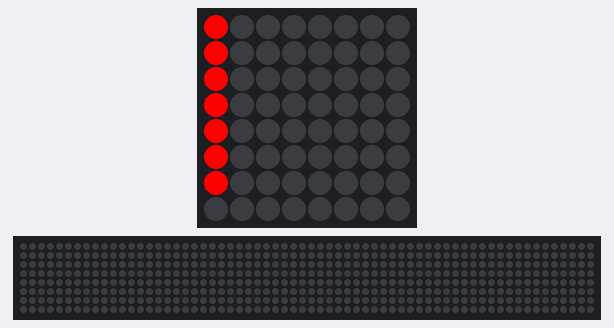
A program run on a simulated Raspberry Pi (BCM pin numbers) with a Sense HAT. Parts: the Sense HAT's 8×8 RGB LED matrix, a strip that is not on the board, showing the scrolling text unrolled. The 64×8 strip is a reading aid, not a part: it shows the text the matrix is scrolling, unrolled, one strip-width of it at a time. At 7.7 s the program stops and its outputs stay as they are.

Above: at 0.17 s.
At 1.07 s:
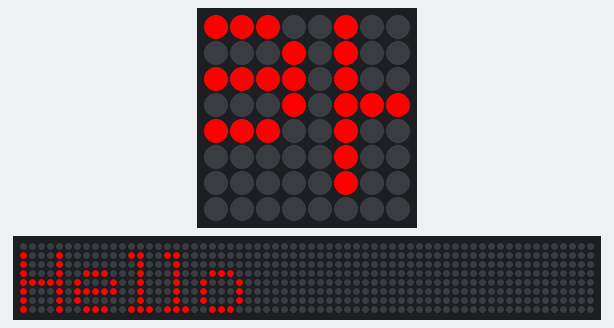
At 1.98 s:
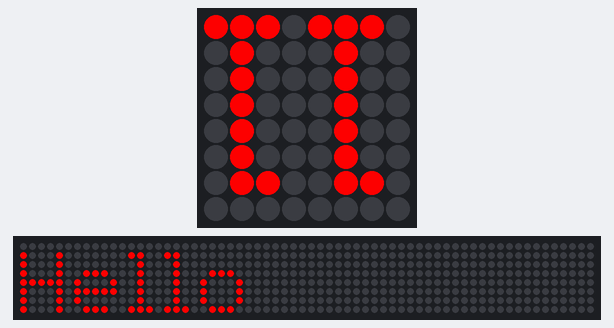
At 3.89 s:
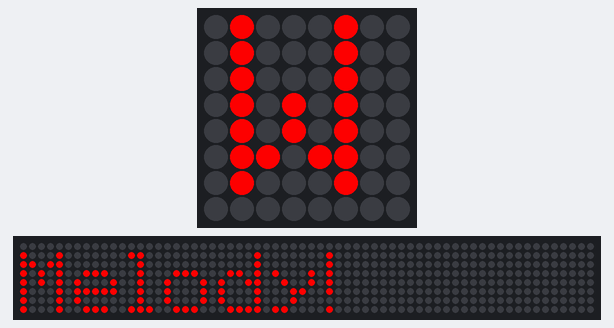
At 5.71 s:
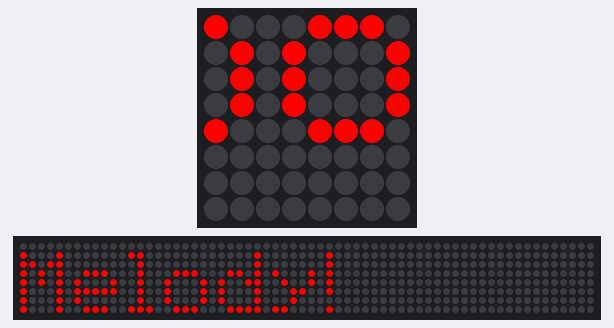
At 7.62 s:
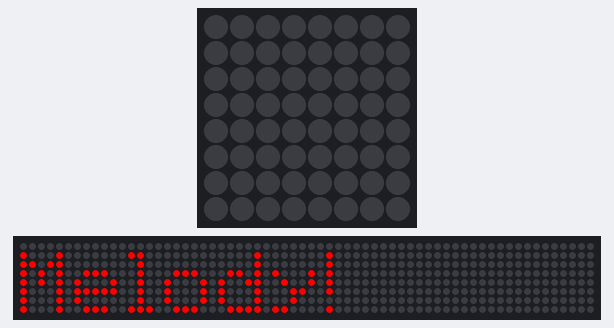

The program:

showtext.py
```python
#!/usr/bin/python
from sense_hat import SenseHat
import sys
import os

rotate_degree = 180

sense = SenseHat()
sense.set_rotation(rotate_degree)
red = (255, 0, 0)
blue = (0, 0, 255)
yellow = (255,255,0)
cadetblue = (95,158,160)

if len(sys.argv) == 1:
   sense.show_message("Hello Melody!", text_colour=red)
   quit()

for i in sys.argv[1:]:
    sense.show_message(i, text_colour=blue)
```
